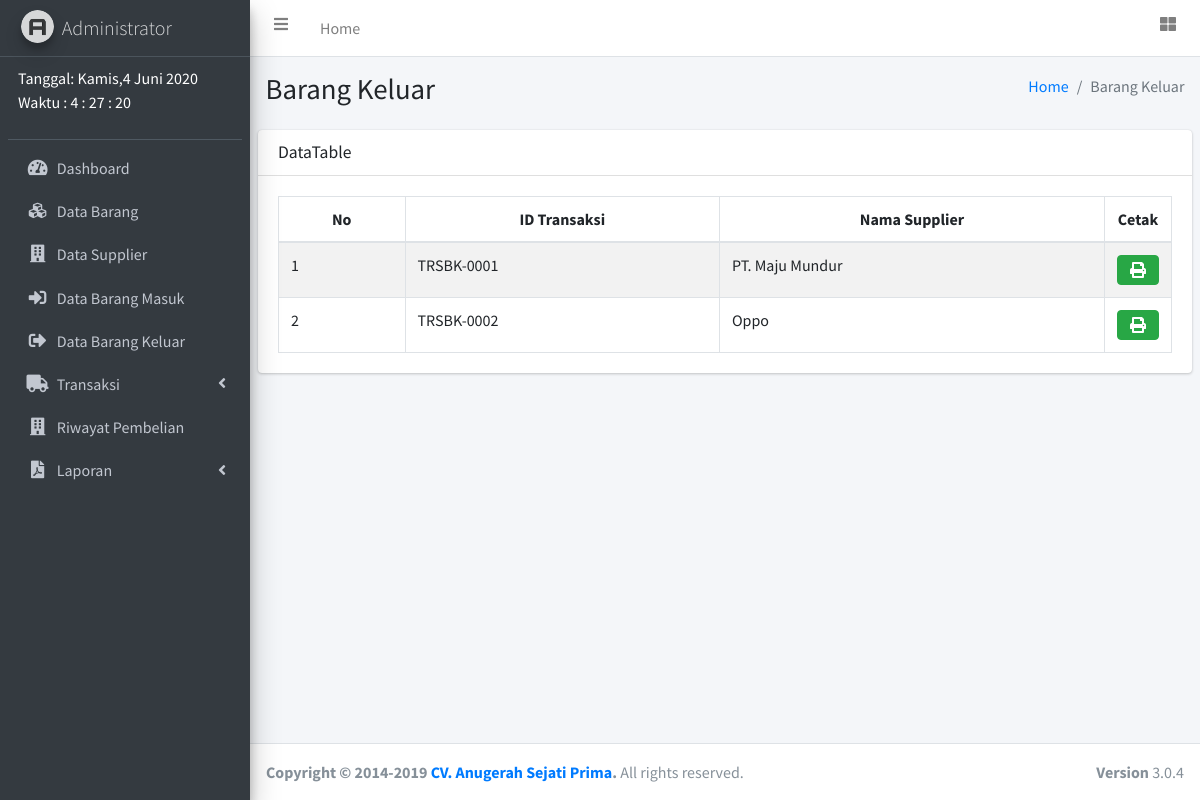
Screenshot of /admin/riwayatTransaksi.php with the database file from the repository.
### tables this page shows
CREATE TABLE `tbl_tk_supplier` (
  `id_transaksi` varchar(20) NOT NULL,
  `id_supplier` varchar(20) NOT NULL,
  `namasup` varchar(50) NOT NULL
);

### admin/riwayatTransaksi.php (the view, shortened to what this page needs)
<?php include_once ('header.php') ?>
<?php include_once ('sidebar.php') ?>
<div class="content-wrapper">
  <section class="content-header">
    <div class="container-fluid">
      <div class="row mb-2">
        <div class="col-sm-6">
          <h1>Barang Keluar</h1>
        </div>
        <div class="col-sm-6">
          <ol class="breadcrumb float-sm-right">
            <li class="breadcrumb-item"><a href="#">Home</a></li>
            <li class="breadcrumb-item active">Barang Keluar</li>
          </ol>
        </div>
      </div>
    </div>
  </section>
  <section class="content">
    <div class="row">
      <div class="col-12">
        <div class="card">
          <div class="card-header">
            <h3 class="card-title">DataTable</h3>
          </div>
          <div class="card-body">
            <table id="example1" class="table table-bordered table-striped" style="width: 100%;">
              <thead>
                <tr>
                  <th>No</th>
                  <th>ID Transaksi</th>
                  <th>Nama Supplier</th>
                  <th>Cetak</th>
                </tr>
              </thead>
              <tbody>
                <?php
                include_once ('../db/koneksi.php');
                $sql    = "SELECT * FROM tbl_tk_supplier";
                $result = $mysqli->query($sql);
                $no = 1;
                while ($row = $result->fetch_array(MYSQLI_ASSOC)) {
                  ?>
                <tr>
                  <td><?php echo $no ?></td>
                  <td><?php echo $row['id_transaksi']; ?></td>
                  <td><?php echo $row['namasup']; ?></td>
                  <td align="center">
                    <a class="btn btn-success"
                      href="../laporan/cetakPembelian.php?id_transaksi=<?= $row['id_transaksi'] ?>&id_supplier=<?= $row['id_supplier'] ?>"><i
                        class="fa fa-print"></i> </a>
                  </td>
                </tr>
                <?php
                  $no++;
                }
                ?>
              </tbody>
            </table>
          </div>
        </div>
      </div>
    </div>
  </section>
</div>
<?php include_once ('footer.php') ?>

### admin/custom.css (style rules this page uses)
table thead { text-align: center; }
table tr td:last-child { width: 1%; white-space: nowrap; }

### rows the page displays
tbl_tk_supplier: id_transaksi "TRSBK-0001", namasup "PT. Maju Mundur"
tbl_tk_supplier: id_transaksi "TRSBK-0002", namasup "Oppo"
